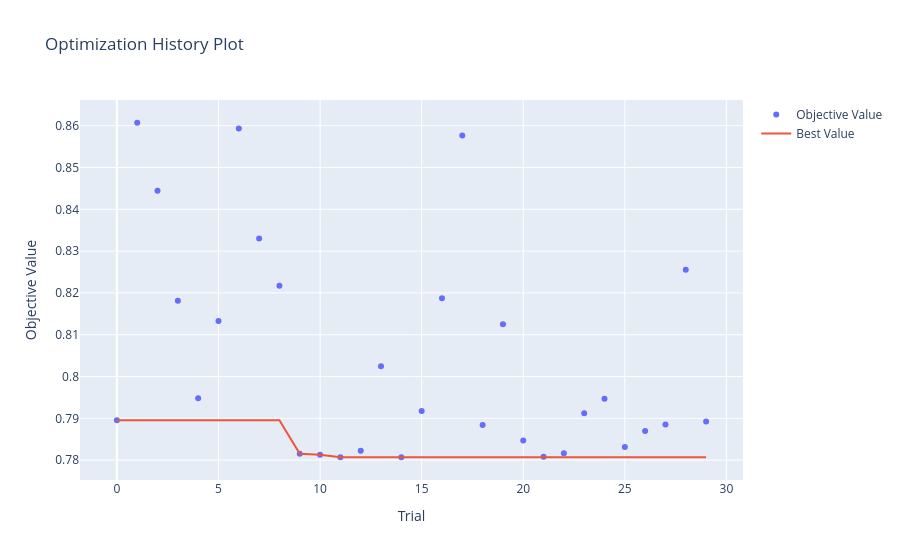
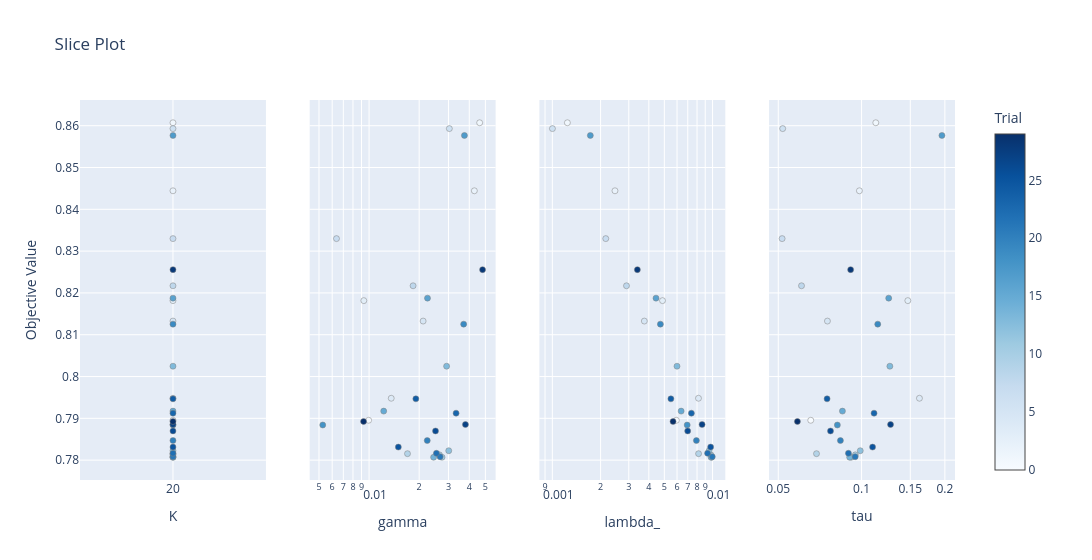
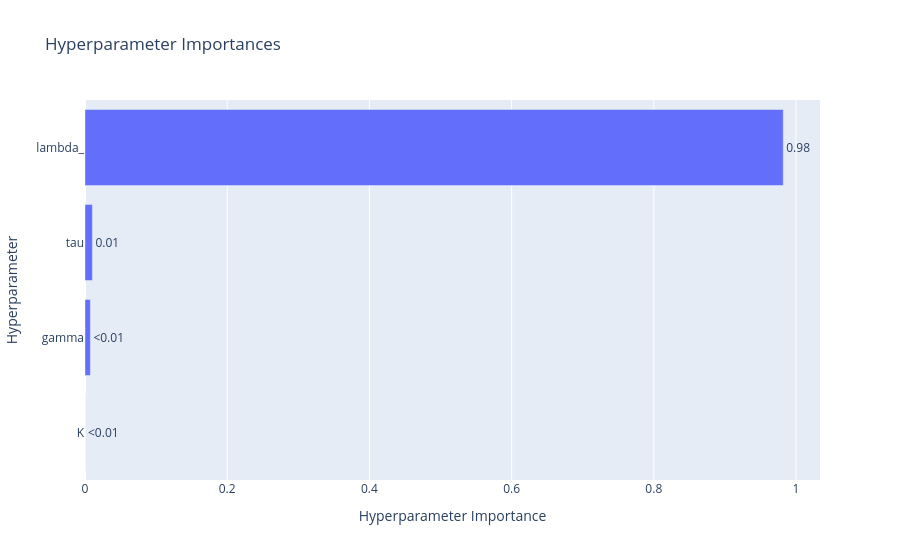

The cell these charts' notebook holds for them, in order:
### Markdown cell above
### HPO Visualizations

### Code cell
from optuna.visualization import plot_optimization_history, plot_slice, plot_param_importances

# Provide visualizations
# Note: These are interactive plotly figures. In some environments they might need adjustments.
try:
    fig1 = plot_optimization_history(study)
    fig1.show()
    
    fig2 = plot_slice(study)
    fig2.show()
    
    fig3 = plot_param_importances(study)
    fig3.show()

    # Save Hyperparameter Importance Plot
    try:
        # Requires kaleido or orca
        fig3.write_image("../figures/practical_5_hyperparameter_importance.pdf")
        print("Saved hyperparameter importance plots to SVG")
    except Exception as e:
        print(f"Could not save plotly figure to SVG (missing dependencies?): {e}")

except Exception as e:
    print(f"Could not plot visualizations: {e}")

### Figure 1 — Plotly figure (JSON) as saved in the notebook; plotly's stock layout.template omitted (floating-point values rounded to 4 significant figures)
{"data": [{"mode": "markers", "name": "Objective Value", "type": "scatter", "x": [0, 1, 2, 3, 4, 5, 6, 7, 8, 9, 10, 11, 12, 13, 14, 15, 16, 17, 18, 19, 20, 21, 22, 23, 24, 25, 26, 27, 28, 29], "y": [0.7895, 0.8607, 0.8444, 0.8182, 0.7948, 0.8133, 0.8593, 0.833, 0.8217, 0.7815, 0.7813, 0.7807, 0.7823, 0.8025, 0.7807, 0.7917, 0.8188, 0.8577, 0.7884, 0.8125, 0.7847, 0.7808, 0.7816, 0.7912, 0.7947, 0.7831, 0.787, 0.7885, 0.8256, 0.7893]}, {"mode": "lines", "name": "Best Value", "type": "scatter", "x": [0, 1, 2, 3, 4, 5, 6, 7, 8, 9, 10, 11, 12, 13, 14, 15, 16, 17, 18, 19, 20, 21, 22, 23, 24, 25, 26, 27, 28, 29], "y": [0.7895, 0.7895, 0.7895, 0.7895, 0.7895, 0.7895, 0.7895, 0.7895, 0.7895, 0.7815, 0.7813, 0.7807, 0.7807, 0.7807, 0.7807, 0.7807, 0.7807, 0.7807, 0.7807, 0.7807, 0.7807, 0.7807, 0.7807, 0.7807, 0.7807, 0.7807, 0.7807, 0.7807, 0.7807, 0.7807]}, {"marker": {"color": "#cccccc"}, "mode": "markers", "name": "Infeasible Trial", "showlegend": false, "type": "scatter", "x": [], "y": []}], "layout": {"title": {"text": "Optimization History Plot"}, "xaxis": {"title": {"text": "Trial"}}, "yaxis": {"title": {"text": "Objective Value"}}}}

### Figure 2 — Plotly figure (JSON) as saved in the notebook; plotly's stock layout.template omitted (floating-point values rounded to 4 significant figures)
{"data": [{"marker": {"color": [0, 1, 2, 3, 4, 5, 6, 7, 8, 9, 10, 11, 12, 13, 14, 15, 16, 17, 18, 19, 20, 21, 22, 23, 24, 25, 26, 27, 28, 29], "colorbar": {"title": {"text": "Trial"}, "x": 1, "xpad": 40}, "colorscale": [[0, "rgb(247,251,255)"], [0.125, "rgb(222,235,247)"], [0.25, "rgb(198,219,239)"], [0.375, "rgb(158,202,225)"], [0.5, "rgb(107,174,214)"], [0.625, "rgb(66,146,198)"], [0.75, "rgb(33,113,181)"], [0.875, "rgb(8,81,156)"], [1, "rgb(8,48,107)"]], "line": {"color": "Grey", "width": 0.5}, "showscale": true}, "mode": "markers", "name": "Feasible Trial", "showlegend": false, "type": "scatter", "x": [20, 20, 20, 20, 20, 20, 20, 20, 20, 20, 20, 20, 20, 20, 20, 20, 20, 20, 20, 20, 20, 20, 20, 20, 20, 20, 20, 20, 20, 20], "xaxis": "x", "y": [0.7895, 0.8607, 0.8444, 0.8182, 0.7948, 0.8133, 0.8593, 0.833, 0.8217, 0.7815, 0.7813, 0.7807, 0.7823, 0.8025, 0.7807, 0.7917, 0.8188, 0.8577, 0.7884, 0.8125, 0.7847, 0.7808, 0.7816, 0.7912, 0.7947, 0.7831, 0.787, 0.7885, 0.8256, 0.7893], "yaxis": "y"}, {"marker": {"color": [0, 1, 2, 3, 4, 5, 6, 7, 8, 9, 10, 11, 12, 13, 14, 15, 16, 17, 18, 19, 20, 21, 22, 23, 24, 25, 26, 27, 28, 29], "colorbar": {"title": {"text": "Trial"}, "x": 1, "xpad": 40}, "colorscale": [[0, "rgb(247,251,255)"], [0.125, "rgb(222,235,247)"], [0.25, "rgb(198,219,239)"], [0.375, "rgb(158,202,225)"], [0.5, "rgb(107,174,214)"], [0.625, "rgb(66,146,198)"], [0.75, "rgb(33,113,181)"], [0.875, "rgb(8,81,156)"], [1, "rgb(8,48,107)"]], "line": {"color": "Grey", "width": 0.5}, "showscale": false}, "mode": "markers", "name": "Feasible Trial", "showlegend": false, "type": "scatter", "x": [0.009939, 0.0462, 0.04292, 0.009294, 0.01359, 0.02113, 0.03037, 0.006369, 0.01838, 0.01701, 0.02648, 0.02743, 0.03011, 0.02923, 0.02442, 0.01224, 0.02244, 0.03742, 0.005265, 0.03702, 0.02237, 0.02671, 0.0254, 0.03334, 0.0191, 0.01499, 0.02508, 0.03793, 0.0481, 0.009265], "xaxis": "x2", "y": [0.7895, 0.8607, 0.8444, 0.8182, 0.7948, 0.8133, 0.8593, 0.833, 0.8217, 0.7815, 0.7813, 0.7807, 0.7823, 0.8025, 0.7807, 0.7917, 0.8188, 0.8577, 0.7884, 0.8125, 0.7847, 0.7808, 0.7816, 0.7912, 0.7947, 0.7831, 0.787, 0.7885, 0.8256, 0.7893], "yaxis": "y2"}, {"marker": {"color": [0, 1, 2, 3, 4, 5, 6, 7, 8, 9, 10, 11, 12, 13, 14, 15, 16, 17, 18, 19, 20, 21, 22, 23, 24, 25, 26, 27, 28, 29], "colorbar": {"title": {"text": "Trial"}, "x": 1, "xpad": 40}, "colorscale": [[0, "rgb(247,251,255)"], [0.125, "rgb(222,235,247)"], [0.25, "rgb(198,219,239)"], [0.375, "rgb(158,202,225)"], [0.5, "rgb(107,174,214)"], [0.625, "rgb(66,146,198)"], [0.75, "rgb(33,113,181)"], [0.875, "rgb(8,81,156)"], [1, "rgb(8,48,107)"]], "line": {"color": "Grey", "width": 0.5}, "showscale": false}, "mode": "markers", "name": "Feasible Trial", "showlegend": false, "type": "scatter", "x": [0.005941, 0.001241, 0.00246, 0.004871, 0.008163, 0.003751, 0.001001, 0.002155, 0.002902, 0.008178, 0.009754, 0.009844, 0.00952, 0.005997, 0.009789, 0.006364, 0.004435, 0.001726, 0.006943, 0.004724, 0.007926, 0.009956, 0.009307, 0.007377, 0.005494, 0.009727, 0.006994, 0.008599, 0.003393, 0.005666], "xaxis": "x3", "y": [0.7895, 0.8607, 0.8444, 0.8182, 0.7948, 0.8133, 0.8593, 0.833, 0.8217, 0.7815, 0.7813, 0.7807, 0.7823, 0.8025, 0.7807, 0.7917, 0.8188, 0.8577, 0.7884, 0.8125, 0.7847, 0.7808, 0.7816, 0.7912, 0.7947, 0.7831, 0.787, 0.7885, 0.8256, 0.7893], "yaxis": "y3"}, {"marker": {"color": [0, 1, 2, 3, 4, 5, 6, 7, 8, 9, 10, 11, 12, 13, 14, 15, 16, 17, 18, 19, 20, 21, 22, 23, 24, 25, 26, 27, 28, 29], "colorbar": {"title": {"text": "Trial"}, "x": 1, "xpad": 40}, "colorscale": [[0, "rgb(247,251,255)"], [0.125, "rgb(222,235,247)"], [0.25, "rgb(198,219,239)"], [0.375, "rgb(158,202,225)"], [0.5, "rgb(107,174,214)"], [0.625, "rgb(66,146,198)"], [0.75, "rgb(33,113,181)"], [0.875, "rgb(8,81,156)"], [1, "rgb(8,48,107)"]], "line": {"color": "Grey", "width": 0.5}, "showscale": false}, "mode": "markers", "name": "Feasible Trial", "showlegend": false, "type": "scatter", "x": [0.06552, 0.1126, 0.09822, 0.147, 0.1619, 0.07528, 0.05187, 0.05162, 0.06066, 0.06873, 0.09494, 0.09178, 0.09891, 0.1266, 0.09058, 0.08528, 0.1253, 0.1952, 0.08175, 0.1144, 0.08386, 0.09481, 0.08965, 0.1109, 0.07505, 0.1096, 0.07722, 0.1273, 0.09131, 0.05864], "xaxis": "x4", "y": [0.7895, 0.8607, 0.8444, 0.8182, 0.7948, 0.8133, 0.8593, 0.833, 0.8217, 0.7815, 0.7813, 0.7807, 0.7823, 0.8025, 0.7807, 0.7917, 0.8188, 0.8577, 0.7884, 0.8125, 0.7847, 0.7808, 0.7816, 0.7912, 0.7947, 0.7831, 0.787, 0.7885, 0.8256, 0.7893], "yaxis": "y4"}], "layout": {"title": {"text": "Slice Plot"}, "width": 1200, "xaxis": {"anchor": "y", "categoryarray": [20], "categoryorder": "array", "domain": [0, 0.2125], "title": {"text": "K"}, "type": "category"}, "xaxis2": {"anchor": "y2", "domain": [0.2625, 0.475], "title": {"text": "gamma"}, "type": "log"}, "xaxis3": {"anchor": "y3", "domain": [0.525, 0.7375], "title": {"text": "lambda_"}, "type": "log"}, "xaxis4": {"anchor": "y4", "domain": [0.7875, 1], "title": {"text": "tau"}, "type": "log"}, "yaxis": {"anchor": "x", "domain": [0, 1], "title": {"text": "Objective Value"}}, "yaxis2": {"anchor": "x2", "domain": [0, 1], "matches": "y", "showticklabels": false}, "yaxis3": {"anchor": "x3", "domain": [0, 1], "matches": "y", "showticklabels": false}, "yaxis4": {"anchor": "x4", "domain": [0, 1], "matches": "y", "showticklabels": false}}}

### Figure 3 — Plotly figure (JSON) as saved in the notebook; plotly's stock layout.template omitted (floating-point values rounded to 4 significant figures)
{"data": [{"cliponaxis": false, "hovertemplate": ["K (CategoricalDistribution): 0.0<extra></extra>", "gamma (FloatDistribution): 0.007561710607624686<extra></extra>", "tau (FloatDistribution): 0.01040912676704893<extra></extra>", "lambda_ (FloatDistribution): 0.9820291626253264<extra></extra>"], "name": "Objective Value", "orientation": "h", "text": ["<0.01", "<0.01", "0.01", "0.98"], "textposition": "outside", "type": "bar", "x": [0, 0.007562, 0.01041, 0.982], "y": ["K", "gamma", "tau", "lambda_"]}], "layout": {"title": {"text": "Hyperparameter Importances"}, "xaxis": {"title": {"text": "Hyperparameter Importance"}}, "yaxis": {"title": {"text": "Hyperparameter"}}}}
